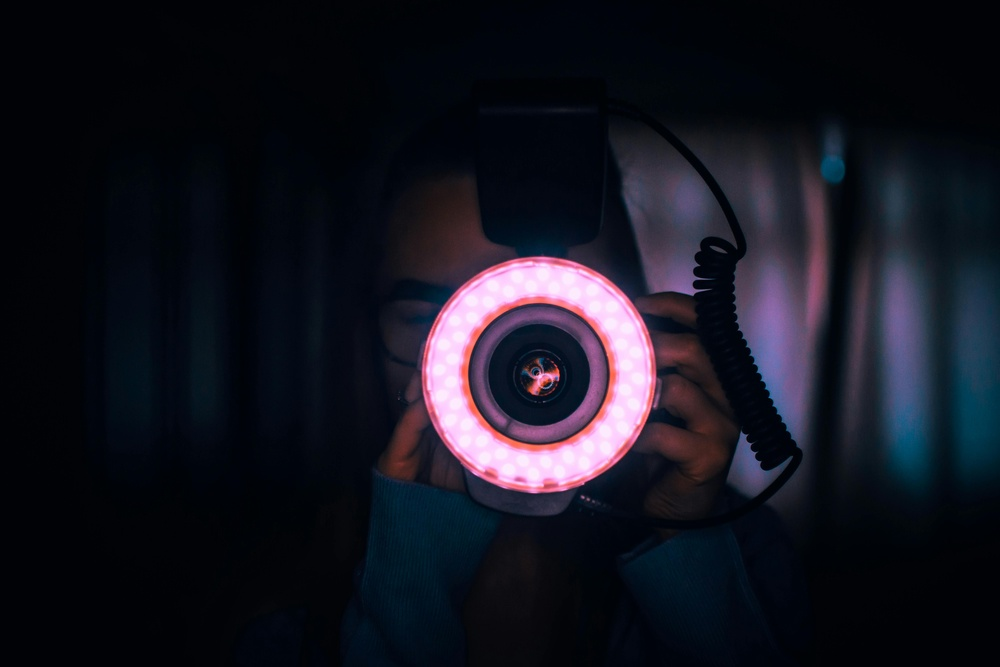
#> input picture circle.jpg, 1000 x 667 px, shrunk from 6000 x 4000 before the run
$ python open_cv_circle_detection_github.py
#> lines starting #> are read from the running program, lines starting #| are printed output that depends on the picture; after the words box and inside, x2 and y2 are one past the last pixel; in counts of white or black regions, pixels touching at a corner belong together
import cv2
import numpy as np
import os
import tkinter as tk


class CircleDetector:
    def __init__(self, image_path: str, folder_name: str = "circle_detection_results"):
        """
        Initialize with an image path, prepare output folder, and load the image.
        """
#> called with image_path = 'circle.jpg', folder_name = 'circle_detection_results'
        self.image = cv2.imread(image_path, cv2.IMREAD_COLOR)
#> self.image is the input picture: shape (667, 1000, 3); mean B, G, R 32.3, 22.1, 21.7
        self.folder_name = folder_name
        os.makedirs(self.folder_name, exist_ok=True)

        if self.image is None:
            raise FileNotFoundError(f"❌ Image not found at {image_path}")

        # Keep copy for drawing
        self.output = self.image.copy()

        # Get screen size for fullscreen display
        root = tk.Tk()
        root.withdraw()
        self.screen_w = root.winfo_screenwidth()
        self.screen_h = root.winfo_screenheight()

    def detect_circles(self, dp=1, min_dist=40, param1=80, param2=40, min_radius=10, max_radius=1000):
        """
        Detect circles using Hough Transform and draw only the first detected circle.
        """
#> called with dp = 1, min_dist = 40, param1 = 80, param2 = 40, min_radius = 10, max_radius = 1000
        gray = cv2.cvtColor(self.image, cv2.COLOR_BGR2GRAY)
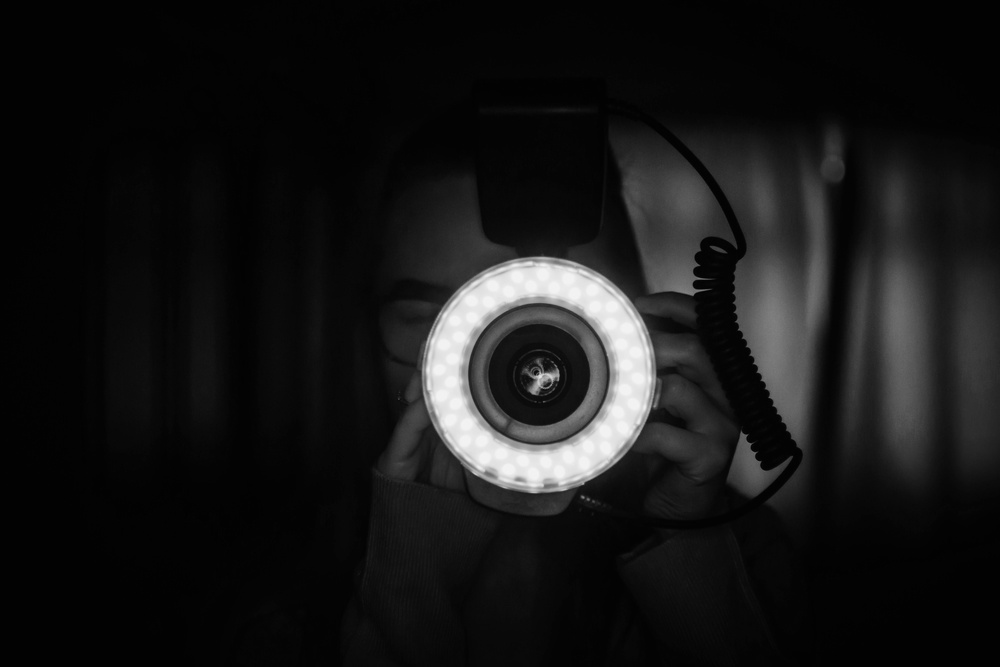
#> gray: shape (667, 1000); min 0, max 244, mean 23.1
        gray = cv2.medianBlur(gray, 5)

        circles = cv2.HoughCircles(
            gray,
            cv2.HOUGH_GRADIENT,
            dp=dp,
            minDist=min_dist,
            param1=param1,
            param2=param2,
            minRadius=min_radius,
            maxRadius=max_radius
        )
#> circles = 15 rows, first 8: [538.5, 374.5, 117.5], [569.5, 401.5, 76.3], [516.5, 339.5, 76.7], [512.5, 413.5, 71.8], [567.5, 344.5, 76], [600.5, 247.5, 131.8], [669.5, 375.5, 84.2], [484.5, 370.5, 58.9]

        if circles is not None:
            circles = np.uint16(np.around(circles))
#> circles = 15 rows, first 8: [538, 374, 118], [570, 402, 76], [516, 340, 77], [512, 414, 72], [568, 344, 76], [600, 248, 132], [670, 376, 84], [484, 370, 59]
            for i in circles[0, :1]:
                x, y, r = i
                cv2.circle(self.output, (x, y), r, (0, 200, 0), 10)  # outline
                cv2.circle(self.output, (x, y), 2, (0, 0, 255), 3)  # center
                print(f"✅ Circle detected at (x={x}, y={y}) with radius={r}")
#> this loop made 1 pass
#| ✅ Circle detected at (x=538, y=374) with radius=118
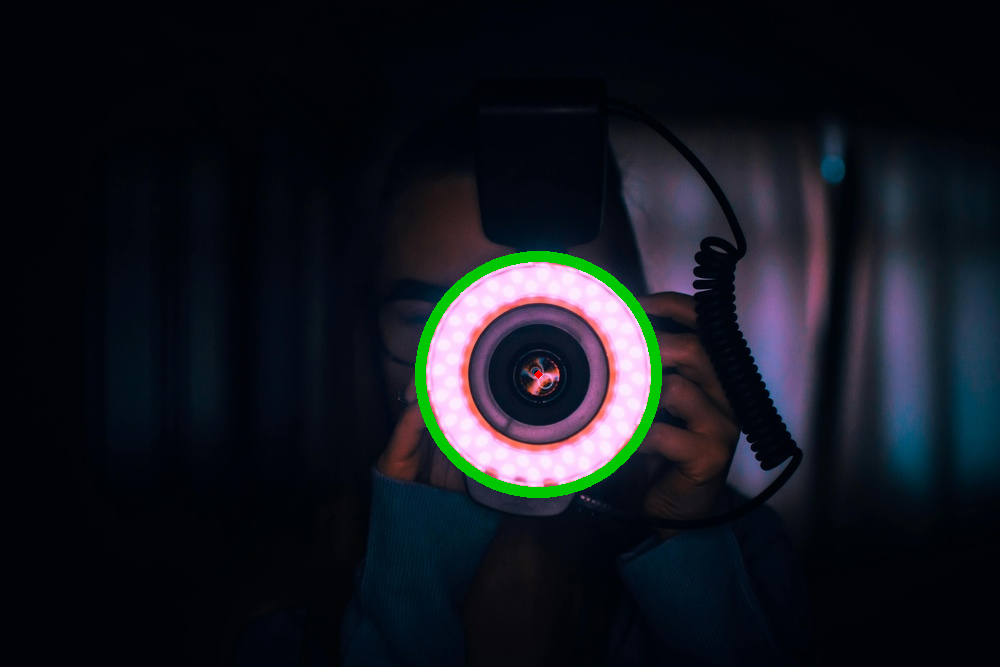
#> self.output: shape (667, 1000, 3); 1.23% of pixels changed, all inside (x1, y1, x2, y2) = (415, 251, 662, 498)
        else:
            print("⚠️ No circles detected")


        cv2.imwrite(f"{self.folder_name}/detected_circle.png", self.output)

    def show_result(self, win_name="Detected Circle"):
        """
        Show the result in full screen.
        """
        cv2.namedWindow(win_name, cv2.WINDOW_NORMAL)
        cv2.setWindowProperty(win_name, cv2.WND_PROP_FULLSCREEN, cv2.WINDOW_FULLSCREEN)
        cv2.imshow(win_name, self.output)
        cv2.waitKey(0)
        cv2.destroyAllWindows()

    def explain_detection(self):
        """
        Explain the circle detection process.
        """
        print("📘 Circle Detection with OpenCV:")
        print("- Convert image to grayscale.")
        print("- Apply median blur to reduce noise.")
        print("- Use Hough Circle Transform to detect circles.")
        print("- Draw the first detected circle and its center.")
        print("- Save and display the result.")


def main():
    #Photo: https://www.pexels.com/photo/person-holding-camera-with-red-lights-on-lens-1413906/
    image_path = "circle.jpg"
    folder_name = "circle_detection_results"

    detector = CircleDetector(image_path, folder_name)
    detector.detect_circles()
    detector.show_result()
    detector.explain_detection()


if __name__ == "__main__":
    main()
